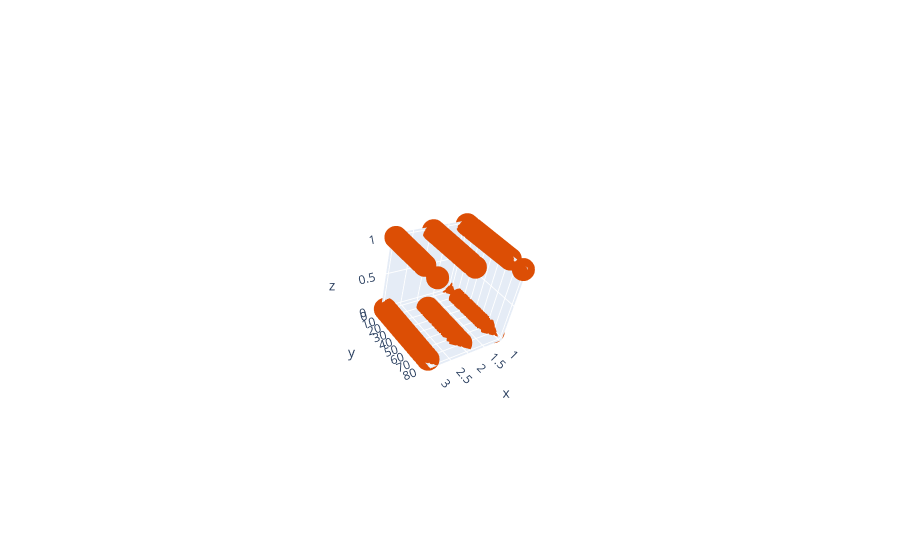

The cell this chart's notebook holds for it:
### Code cell
#Pclass, Survived, Age--3D SCATTER PLOT
data=train_df[['Pclass', 'Age', 'Survived']].copy()
trace1=go.Scatter3d(x=data.Pclass,
                   y=data.Age,
                   z=data.Survived,
                    mode='markers',
                    marker=dict(
                    color='rgb(220,78,5)')
                   )
data1=[trace1]
iplot(data1)

### Figure 1 — Plotly figure (JSON) as saved in the notebook; plotly's stock layout.template omitted (floating-point values rounded to 4 significant figures; data arrays with more than 128 entries replaced by an {"elided": "..."} marker saying what was removed)
{"data": [{"marker": {"color": "rgb(220,78,5)"}, "mode": "markers", "x": {"elided": "891 int values"}, "y": {"elided": "891 float values"}, "z": {"elided": "891 int values"}, "type": "scatter3d"}], "layout": {"scene": {"aspectratio": {"x": 1, "y": 1, "z": 1}, "aspectmode": "auto", "camera": {"up": {"x": 0.1512, "y": -0.131, "z": 0.9798}, "center": {"x": 0, "y": 0, "z": 0}, "eye": {"x": 2.84, "y": 2.84, "z": 2.84}, "projection": {"type": "perspective"}}}, "autosize": true}}
